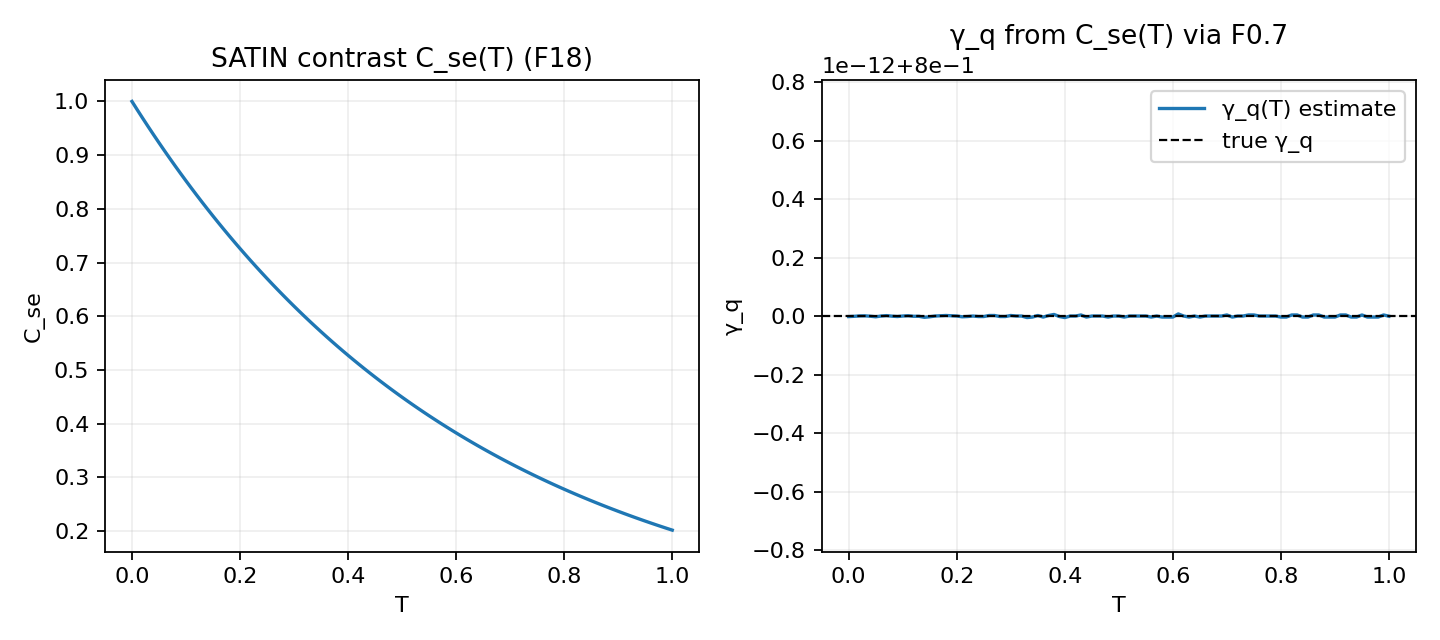

Source code (Python):
import json
import numpy as np
import matplotlib.pyplot as plt


def main() -> int:
    # Demo: use F18 C_se = exp(-2 n_se(T)/N), with n_se=γ_q T, choose N=1 for scale
    N = 1.0
    gamma_q_true = 0.8
    T = np.linspace(0.0, 1.0, 101)
    C_se = np.exp(-2.0 * (gamma_q_true * T) / N)

    # Estimate γ_q from F0.7: γ_q = - (N/2) d/dT ln C_se(T)
    # Finite differences
    dlnC_dT = np.gradient(np.log(np.clip(C_se, 1e-9, 1.0)), T)
    gamma_q_est = - (N / 2.0) * dlnC_dT

    fig, ax = plt.subplots(1, 2, figsize=(9, 4), dpi=160)
    ax[0].plot(T, C_se, label='C_se(T)')
    ax[0].set_xlabel('T')
    ax[0].set_ylabel('C_se')
    ax[0].set_title('SATIN contrast C_se(T) (F18)')
    ax[0].grid(True, alpha=0.2)

    ax[1].plot(T, gamma_q_est, label=r'γ_q(T) estimate')
    ax[1].axhline(gamma_q_true, color='k', ls='--', lw=1, label='true γ_q')
    ax[1].set_xlabel('T')
    ax[1].set_ylabel(r'γ_q')
    ax[1].set_title(r'γ_q from C_se(T) via F0.7')
    ax[1].legend()
    ax[1].grid(True, alpha=0.2)

    fig.tight_layout()
    fig.savefig('satin_link.png')
    print('Saved satin_link.png')

    out = {
        "gamma_q_true": gamma_q_true,
        "gamma_q_est_mean": float(np.mean(gamma_q_est[5:-5])),  # avoid edge effects
        "gamma_q_est_std": float(np.std(gamma_q_est[5:-5], ddof=1)),
    }
    with open('gamma_q_fit.json', 'w', encoding='utf-8') as f:
        json.dump(out, f, ensure_ascii=False, indent=2)
    print('Saved gamma_q_fit.json')
    return 0


if __name__ == '__main__':
    raise SystemExit(main())


